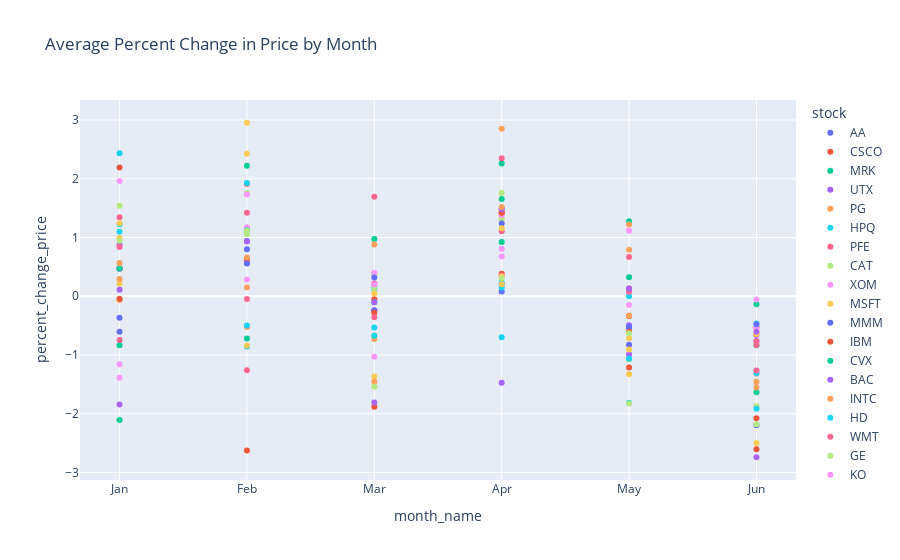

Here is the notebook cell this chart was saved with:
### Code cell
# Create a line plot to show the average percent change in price for each stock per month
fig = px.scatter(monthly_trends_percent_change, x='month_name', y='percent_change_price', color='stock', title='Average Percent Change in Price by Month')
fig.show()

### Figure 1 — Plotly figure (JSON) as saved in the notebook; plotly's stock layout.template omitted (floating-point values rounded to 4 significant figures)
{"data": [{"hovertemplate": "stock=AA<br>month_name=%{x}<br>percent_change_price=%{y}<extra></extra>", "legendgroup": "AA", "marker": {"color": "#636efa", "symbol": "circle"}, "mode": "markers", "name": "AA", "orientation": "v", "showlegend": true, "type": "scatter", "x": ["Jan", "Feb", "Mar", "Apr", "May", "Jun"], "xaxis": "x", "y": [-0.367, 0.9412, 0.1631, 0.08215, -0.5348, -2.193], "yaxis": "y"}, {"hovertemplate": "stock=CSCO<br>month_name=%{x}<br>percent_change_price=%{y}<extra></extra>", "legendgroup": "CSCO", "marker": {"color": "#EF553B", "symbol": "circle"}, "mode": "markers", "name": "CSCO", "orientation": "v", "showlegend": true, "type": "scatter", "x": ["Jan", "Feb", "Mar", "Apr", "May", "Jun"], "xaxis": "x", "y": [0.4769, -2.625, -1.881, 0.384, -1.21, -2.605], "yaxis": "y"}, {"hovertemplate": "stock=MRK<br>month_name=%{x}<br>percent_change_price=%{y}<extra></extra>", "legendgroup": "MRK", "marker": {"color": "#00cc96", "symbol": "circle"}, "mode": "markers", "name": "MRK", "orientation": "v", "showlegend": true, "type": "scatter", "x": ["Jan", "Feb", "Mar", "Apr", "May", "Jun"], "xaxis": "x", "y": [-2.104, -0.7202, 0.3833, 2.258, 0.3236, -0.834], "yaxis": "y"}, {"hovertemplate": "stock=UTX<br>month_name=%{x}<br>percent_change_price=%{y}<extra></extra>", "legendgroup": "UTX", "marker": {"color": "#ab63fa", "symbol": "circle"}, "mode": "markers", "name": "UTX", "orientation": "v", "showlegend": true, "type": "scatter", "x": ["Jan", "Feb", "Mar", "Apr", "May", "Jun"], "xaxis": "x", "y": [0.8785, 0.5655, -0.2392, 1.494, -0.494, -0.6612], "yaxis": "y"}, {"hovertemplate": "stock=PG<br>month_name=%{x}<br>percent_change_price=%{y}<extra></extra>", "legendgroup": "PG", "marker": {"color": "#FFA15A", "symbol": "circle"}, "mode": "markers", "name": "PG", "orientation": "v", "showlegend": true, "type": "scatter", "x": ["Jan", "Feb", "Mar", "Apr", "May", "Jun"], "xaxis": "x", "y": [-0.06453, -0.5246, -0.7252, 1.389, 0.7926, -1.32], "yaxis": "y"}, {"hovertemplate": "stock=HPQ<br>month_name=%{x}<br>percent_change_price=%{y}<extra></extra>", "legendgroup": "HPQ", "marker": {"color": "#19d3f3", "symbol": "circle"}, "mode": "markers", "name": "HPQ", "orientation": "v", "showlegend": true, "type": "scatter", "x": ["Jan", "Feb", "Mar", "Apr", "May", "Jun"], "xaxis": "x", "y": [2.433, -0.857, -0.5308, -0.696, -1.814, -1.312], "yaxis": "y"}, {"hovertemplate": "stock=PFE<br>month_name=%{x}<br>percent_change_price=%{y}<extra></extra>", "legendgroup": "PFE", "marker": {"color": "#FF6692", "symbol": "circle"}, "mode": "markers", "name": "PFE", "orientation": "v", "showlegend": true, "type": "scatter", "x": ["Jan", "Feb", "Mar", "Apr", "May", "Jun"], "xaxis": "x", "y": [0.8367, 1.42, 1.695, 0.3547, 0.1341, -0.8314], "yaxis": "y"}, {"hovertemplate": "stock=CAT<br>month_name=%{x}<br>percent_change_price=%{y}<extra></extra>", "legendgroup": "CAT", "marker": {"color": "#B6E880", "symbol": "circle"}, "mode": "markers", "name": "CAT", "orientation": "v", "showlegend": true, "type": "scatter", "x": ["Jan", "Feb", "Mar", "Apr", "May", "Jun"], "xaxis": "x", "y": [0.4689, 1.757, 0.3701, 1.309, -1.827, -1.451], "yaxis": "y"}, {"hovertemplate": "stock=XOM<br>month_name=%{x}<br>percent_change_price=%{y}<extra></extra>", "legendgroup": "XOM", "marker": {"color": "#FF97FF", "symbol": "circle"}, "mode": "markers", "name": "XOM", "orientation": "v", "showlegend": true, "type": "scatter", "x": ["Jan", "Feb", "Mar", "Apr", "May", "Jun"], "xaxis": "x", "y": [1.963, 1.733, -1.03, 1.384, -1.008, -1.886], "yaxis": "y"}, {"hovertemplate": "stock=MSFT<br>month_name=%{x}<br>percent_change_price=%{y}<extra></extra>", "legendgroup": "MSFT", "marker": {"color": "#FECB52", "symbol": "circle"}, "mode": "markers", "name": "MSFT", "orientation": "v", "showlegend": true, "type": "scatter", "x": ["Jan", "Feb", "Mar", "Apr", "May", "Jun"], "xaxis": "x", "y": [0.2137, -0.838, -1.364, 0.3371, -0.7164, -0.6425], "yaxis": "y"}, {"hovertemplate": "stock=MMM<br>month_name=%{x}<br>percent_change_price=%{y}<extra></extra>", "legendgroup": "MMM", "marker": {"color": "#636efa", "symbol": "circle"}, "mode": "markers", "name": "MMM", "orientation": "v", "showlegend": true, "type": "scatter", "x": ["Jan", "Feb", "Mar", "Apr", "May", "Jun"], "xaxis": "x", "y": [0.4669, 0.801, -0.2404, 1.239, -0.5195, -0.7631], "yaxis": "y"}, {"hovertemplate": "stock=IBM<br>month_name=%{x}<br>percent_change_price=%{y}<extra></extra>", "legendgroup": "IBM", "marker": {"color": "#EF553B", "symbol": "circle"}, "mode": "markers", "name": "IBM", "orientation": "v", "showlegend": true, "type": "scatter", "x": ["Jan", "Feb", "Mar", "Apr", "May", "Jun"], "xaxis": "x", "y": [2.19, 0.6253, -0.05072, 1.424, -0.3374, -0.5337], "yaxis": "y"}, {"hovertemplate": "stock=CVX<br>month_name=%{x}<br>percent_change_price=%{y}<extra></extra>", "legendgroup": "CVX", "marker": {"color": "#00cc96", "symbol": "circle"}, "mode": "markers", "name": "CVX", "orientation": "v", "showlegend": true, "type": "scatter", "x": ["Jan", "Feb", "Mar", "Apr", "May", "Jun"], "xaxis": "x", "y": [0.4761, 2.221, 0.9738, 0.9247, -1.069, -1.633], "yaxis": "y"}, {"hovertemplate": "stock=BAC<br>month_name=%{x}<br>percent_change_price=%{y}<extra></extra>", "legendgroup": "BAC", "marker": {"color": "#ab63fa", "symbol": "circle"}, "mode": "markers", "name": "BAC", "orientation": "v", "showlegend": true, "type": "scatter", "x": ["Jan", "Feb", "Mar", "Apr", "May", "Jun"], "xaxis": "x", "y": [0.1111, 1.159, -1.81, -1.472, -0.986, -2.74], "yaxis": "y"}, {"hovertemplate": "stock=INTC<br>month_name=%{x}<br>percent_change_price=%{y}<extra></extra>", "legendgroup": "INTC", "marker": {"color": "#FFA15A", "symbol": "circle"}, "mode": "markers", "name": "INTC", "orientation": "v", "showlegend": true, "type": "scatter", "x": ["Jan", "Feb", "Mar", "Apr", "May", "Jun"], "xaxis": "x", "y": [0.2917, 0.6608, -1.456, 2.851, -0.3292, -1.552], "yaxis": "y"}, {"hovertemplate": "stock=HD<br>month_name=%{x}<br>percent_change_price=%{y}<extra></extra>", "legendgroup": "HD", "marker": {"color": "#19d3f3", "symbol": "circle"}, "mode": "markers", "name": "HD", "orientation": "v", "showlegend": true, "type": "scatter", "x": ["Jan", "Feb", "Mar", "Apr", "May", "Jun"], "xaxis": "x", "y": [1.224, -0.4986, 0.1221, 0.2357, -0.001025, -0.463], "yaxis": "y"}, {"hovertemplate": "stock=WMT<br>month_name=%{x}<br>percent_change_price=%{y}<extra></extra>", "legendgroup": "WMT", "marker": {"color": "#FF6692", "symbol": "circle"}, "mode": "markers", "name": "WMT", "orientation": "v", "showlegend": true, "type": "scatter", "x": ["Jan", "Feb", "Mar", "Apr", "May", "Jun"], "xaxis": "x", "y": [1.344, -1.258, 0.2157, 1.107, 0.07893, -1.265], "yaxis": "y"}, {"hovertemplate": "stock=GE<br>month_name=%{x}<br>percent_change_price=%{y}<extra></extra>", "legendgroup": "GE", "marker": {"color": "#B6E880", "symbol": "circle"}, "mode": "markers", "name": "GE", "orientation": "v", "showlegend": true, "type": "scatter", "x": ["Jan", "Feb", "Mar", "Apr", "May", "Jun"], "xaxis": "x", "y": [1.541, 1.055, -1.541, 0.3064, -1.068, -1.872], "yaxis": "y"}, {"hovertemplate": "stock=KO<br>month_name=%{x}<br>percent_change_price=%{y}<extra></extra>", "legendgroup": "KO", "marker": {"color": "#FF97FF", "symbol": "circle"}, "mode": "markers", "name": "KO", "orientation": "v", "showlegend": true, "type": "scatter", "x": ["Jan", "Feb", "Mar", "Apr", "May", "Jun"], "xaxis": "x", "y": [-1.388, 1.176, 0.4004, 0.8081, -0.1498, -0.541], "yaxis": "y"}, {"hovertemplate": "stock=DD<br>month_name=%{x}<br>percent_change_price=%{y}<extra></extra>", "legendgroup": "DD", "marker": {"color": "#FECB52", "symbol": "circle"}, "mode": "markers", "name": "DD", "orientation": "v", "showlegend": true, "type": "scatter", "x": ["Jan", "Feb", "Mar", "Apr", "May", "Jun"], "xaxis": "x", "y": [0.9907, 2.424, -0.6658, 1.157, -1.326, -0.6045], "yaxis": "y"}, {"hovertemplate": "stock=VZ<br>month_name=%{x}<br>percent_change_price=%{y}<extra></extra>", "legendgroup": "VZ", "marker": {"color": "#636efa", "symbol": "circle"}, "mode": "markers", "name": "VZ", "orientation": "v", "showlegend": true, "type": "scatter", "x": ["Jan", "Feb", "Mar", "Apr", "May", "Jun"], "xaxis": "x", "y": [-0.602, 0.5591, 0.3197, 0.1988, -0.8265, -0.4757], "yaxis": "y"}, {"hovertemplate": "stock=TRV<br>month_name=%{x}<br>percent_change_price=%{y}<extra></extra>", "legendgroup": "TRV", "marker": {"color": "#EF553B", "symbol": "circle"}, "mode": "markers", "name": "TRV", "orientation": "v", "showlegend": true, "type": "scatter", "x": ["Jan", "Feb", "Mar", "Apr", "May", "Jun"], "xaxis": "x", "y": [-0.04181, 1.916, -0.2808, 1.423, -0.604, -2.077], "yaxis": "y"}, {"hovertemplate": "stock=KRFT<br>month_name=%{x}<br>percent_change_price=%{y}<extra></extra>", "legendgroup": "KRFT", "marker": {"color": "#00cc96", "symbol": "circle"}, "mode": "markers", "name": "KRFT", "orientation": "v", "showlegend": true, "type": "scatter", "x": ["Jan", "Feb", "Mar", "Apr", "May", "Jun"], "xaxis": "x", "y": [-0.8336, 1.125, -0.1004, 1.655, 1.278, -0.1359], "yaxis": "y"}, {"hovertemplate": "stock=T<br>month_name=%{x}<br>percent_change_price=%{y}<extra></extra>", "legendgroup": "T", "marker": {"color": "#ab63fa", "symbol": "circle"}, "mode": "markers", "name": "T", "orientation": "v", "showlegend": true, "type": "scatter", "x": ["Jan", "Feb", "Mar", "Apr", "May", "Jun"], "xaxis": "x", "y": [-1.84, 0.9303, -0.1018, 1.483, 0.1332, -0.6058], "yaxis": "y"}, {"hovertemplate": "stock=AXP<br>month_name=%{x}<br>percent_change_price=%{y}<extra></extra>", "legendgroup": "AXP", "marker": {"color": "#FFA15A", "symbol": "circle"}, "mode": "markers", "name": "AXP", "orientation": "v", "showlegend": true, "type": "scatter", "x": ["Jan", "Feb", "Mar", "Apr", "May", "Jun"], "xaxis": "x", "y": [0.5663, 0.1474, 0.8797, 1.518, 1.223, -1.457], "yaxis": "y"}, {"hovertemplate": "stock=JPM<br>month_name=%{x}<br>percent_change_price=%{y}<extra></extra>", "legendgroup": "JPM", "marker": {"color": "#19d3f3", "symbol": "circle"}, "mode": "markers", "name": "JPM", "orientation": "v", "showlegend": true, "type": "scatter", "x": ["Jan", "Feb", "Mar", "Apr", "May", "Jun"], "xaxis": "x", "y": [1.099, 1.93, -0.6739, 0.147, -1.061, -1.916], "yaxis": "y"}, {"hovertemplate": "stock=JNJ<br>month_name=%{x}<br>percent_change_price=%{y}<extra></extra>", "legendgroup": "JNJ", "marker": {"color": "#FF6692", "symbol": "circle"}, "mode": "markers", "name": "JNJ", "orientation": "v", "showlegend": true, "type": "scatter", "x": ["Jan", "Feb", "Mar", "Apr", "May", "Jun"], "xaxis": "x", "y": [-0.7458, -0.0468, -0.3561, 2.35, 0.6682, -0.7668], "yaxis": "y"}, {"hovertemplate": "stock=BA<br>month_name=%{x}<br>percent_change_price=%{y}<extra></extra>", "legendgroup": "BA", "marker": {"color": "#B6E880", "symbol": "circle"}, "mode": "markers", "name": "BA", "orientation": "v", "showlegend": true, "type": "scatter", "x": ["Jan", "Feb", "Mar", "Apr", "May", "Jun"], "xaxis": "x", "y": [0.9436, 1.113, 0.1405, 1.757, -0.6305, -2.18], "yaxis": "y"}, {"hovertemplate": "stock=MCD<br>month_name=%{x}<br>percent_change_price=%{y}<extra></extra>", "legendgroup": "MCD", "marker": {"color": "#FF97FF", "symbol": "circle"}, "mode": "markers", "name": "MCD", "orientation": "v", "showlegend": true, "type": "scatter", "x": ["Jan", "Feb", "Mar", "Apr", "May", "Jun"], "xaxis": "x", "y": [-1.155, 0.2852, 0.1981, 0.6747, 1.113, -0.05457], "yaxis": "y"}, {"hovertemplate": "stock=DIS<br>month_name=%{x}<br>percent_change_price=%{y}<extra></extra>", "legendgroup": "DIS", "marker": {"color": "#FECB52", "symbol": "circle"}, "mode": "markers", "name": "DIS", "orientation": "v", "showlegend": true, "type": "scatter", "x": ["Jan", "Feb", "Mar", "Apr", "May", "Jun"], "xaxis": "x", "y": [1.243, 2.953, 0.04723, 0.2034, -0.9044, -2.498], "yaxis": "y"}], "layout": {"legend": {"title": {"text": "stock"}, "tracegroupgap": 0}, "title": {"text": "Average Percent Change in Price by Month"}, "xaxis": {"anchor": "y", "domain": [0, 1], "title": {"text": "month_name"}}, "yaxis": {"anchor": "x", "domain": [0, 1], "title": {"text": "percent_change_price"}}}}
